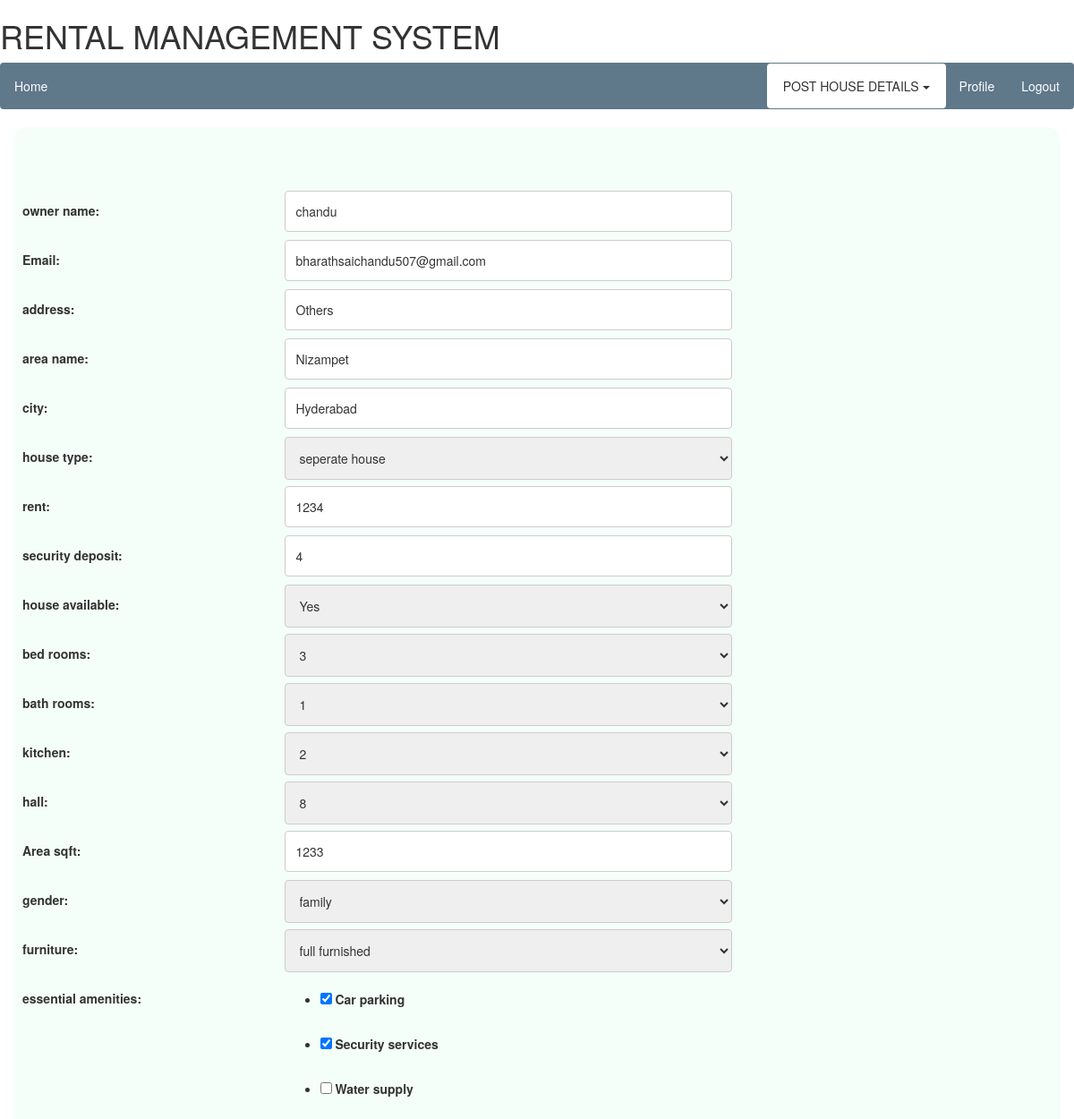
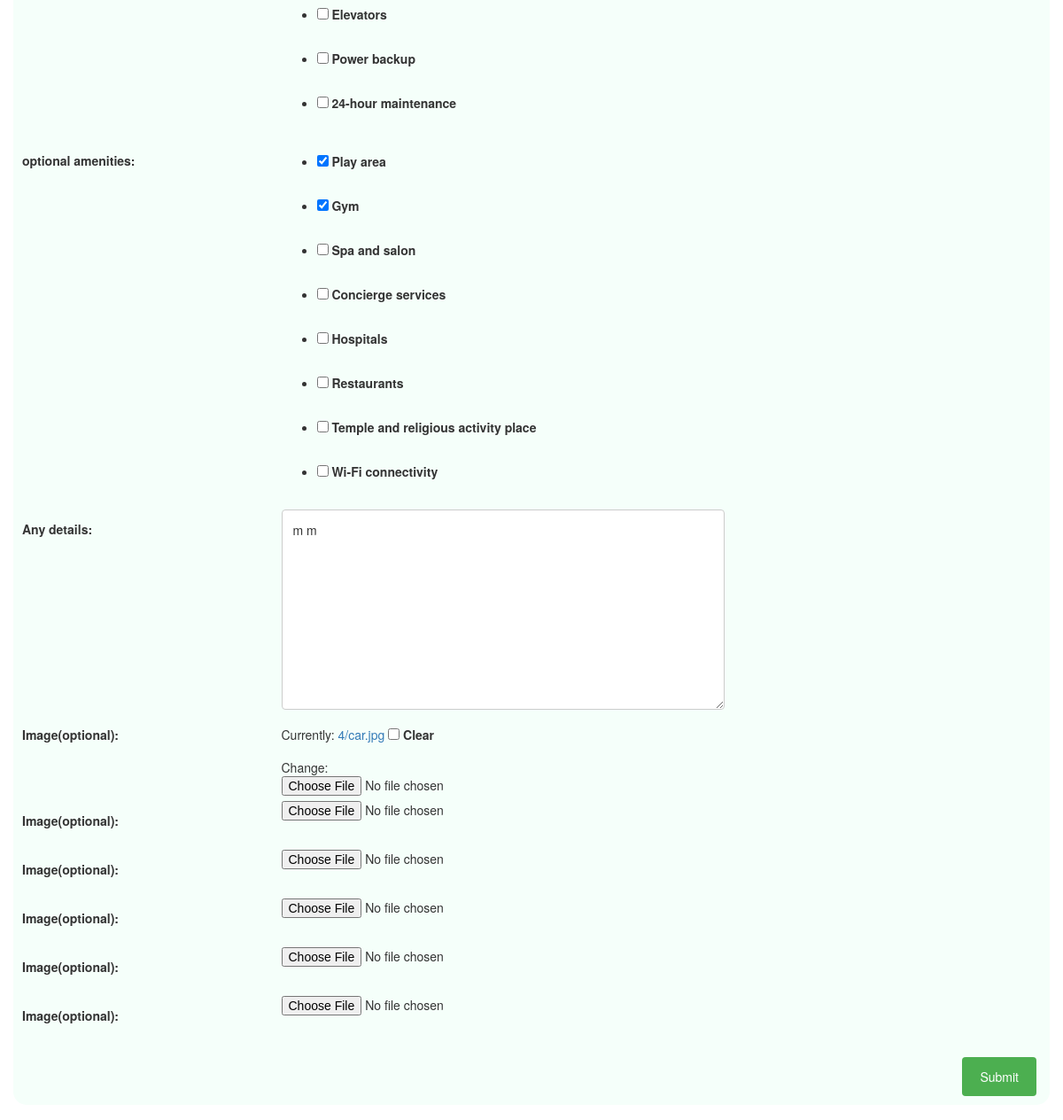
/entirehouselist/4/edit (signed in), run on the app's committed database (2 pictures, top to bottom).
### forum/models.py (models this page shows, shortened)
class entire_house(models.Model):
    user_name = models.CharField(max_length=120, null=True)
    user = models.CharField(max_length=120, null=True)
    email = models.EmailField(max_length=120, null=True)
    City = models.CharField(max_length=100, blank=False, null=True)
    Area = models.CharField(max_length=100, blank=False, null=True)
    Address = models.CharField(max_length=200, blank=False, null=True)
    house_type=(('flat','flat'),('seperate house','seperate house'))
    house=models.CharField(max_length=20,choices=house_type,default='flat')
    rent = models.IntegerField(default=0)
    securitydeposit = models.IntegerField(default=0)
    Numbers = [(i, i) for i in range(11)]
    Area_sqft = models.IntegerField(default=0)
    bed_rooms = models.IntegerField(choices=Numbers, default=0)
    bathrooms = models.IntegerField(choices=Numbers, default=0)
    kitchen = models.IntegerField(choices=Numbers, default=0)
    hall = models.IntegerField(choices=Numbers, default=0)
    gender_choices = (('male', 'male'), ('female', 'female'), ('family', 'family'), ('any', 'any'))
    gender = models.CharField(max_length=20, choices=gender_choices, default="any")
    Furniture_choices = (('full', 'full furnished'), ('semi', 'semi furnished'), ('no', 'no furnished'))
    Furniture = models.CharField(max_length=20, choices=Furniture_choices, default='full')
    available_choices = (('yes', 'Yes'), ('no', 'No'))
    Available = models.CharField(max_length=10, choices=available_choices, default='no')
    essential_amenities = (('parking', 'Car parking'),
                           ('security', 'Security services'),
                           ('water', 'Water supply'),
                           ('elevator', 'Elevators'),
                           ('power', 'Power backup'),
                           ('maintenance', '24-hour maintenance'))
    essentialamenities = MultiSelectField(choices=essential_amenities, default='parking')
    optional_amenities = (('play', 'Play area'),
                          ('gym', 'Gym'),
                          ('salon', 'Spa and salon'),
                          ('Concierge', 'Concierge services'),
                          ('hospital', 'Hospitals'),
                          ('restaurant', 'Restaurants'),
                          ('temples', 'Temple and religious activity place'),
                          ('wifi', 'Wi-Fi connectivity'))
    optionalamenities = MultiSelectField(choices=optional_amenities, default='play')
    description = models.TextField(blank=False, null=True)
    updated = models.DateTimeField(auto_now=True, auto_now_add=False)
    timestamp = models.DateTimeField(auto_now=False, auto_now_add=True)
    image1 = models.ImageField(upload_to=upload_location, verbose_name='Image(optional)', blank=True)
    image2 = models.ImageField(upload_to=upload_location, verbose_name='Image(optional)', blank=True)
    image3 = models.ImageField(upload_to=upload_location, verbose_name='Image(optional)', blank=True)
    image4 = models.ImageField(upload_to=upload_location, verbose_name='Image(optional)', blank=True)
    image5 = models.ImageField(upload_to=upload_location, verbose_name='Image(optional)', blank=True)
    image6 = models.ImageField(upload_to=upload_location, verbose_name='Image(optional)', blank=True)
    class Meta:
        ordering = ["-updated", "-timestamp"]

### forum/views.py (the view)
# urls.py: path('entirehouselist/<int:my_id>/edit',entirehousepostedit,name='entirehouseedit'),
@login_required
def entirehousepostedit(request,my_id=None):
    obj = entire_house.objects.get(id=my_id)
    a = []
    if obj.image1:
        a.append(obj.image1.url)
    if obj.image2:
        a.append(obj.image2.url)
    if obj.image3:
        a.append(obj.image3.url)
    if obj.image4:
        a.append(obj.image4.url)
    if obj.image5:
        a.append(obj.image5.url)
    if obj.image6:
        a.append(obj.image6.url)
    formset = modelformset_factory(Images,
                                   form=ImageForm, extra=6)  # queryset=Images.objects.all().filter(id=my_id))
    form = entirehouseform(request.POST or None, request.FILES or None, instance=obj)
    if form.is_valid():
        obj = form.save(commit=False)
        obj.save()
        messages.success(request, "updated")
        return HttpResponseRedirect(obj.get_absolute_url())
    try:
        obj = entire_house.objects.get(id=my_id)
    except question.DoesNotExist:
        raise Http404
    edit = 'edit'
    context = {'object': obj, "postForm": form, "send": edit}
    return render(request, 'post_entire_house.html', context)

### templates/post_entire_house.html (shortened to what this page needs)
<html lang="en">
<head>
  <link rel="stylesheet" href="https://maxcdn.bootstrapcdn.com/bootstrap/3.3.7/css/bootstrap.min.css">
</head>
    <body>
    <h1>RENTAL MANAGEMENT SYSTEM</h1>
    <header class="site-header">
      <nav class="navbar navbar-expand-md navbar-dark bg-steel fixed-top">
        <div class="containered">
            <ul class="nav navbar-nav navbar-left">
        <li class="nav-item">  <a class="nav-item nav-link"  href="{% url 'home' %}"> Home</a>
        </li></ul>
          <div class="collapse navbar-collapse" id="navbarToggle">
            <ul class="nav navbar-nav navbar-right">
              {% if user.is_authenticated %}
               <li class="nav-item">
                   <div class="dropdown">
    <button class="btn  dropdown-toggle " type="button" data-toggle="dropdown" >POST HOUSE DETAILS
    <span class="caret"></span></button>
  </div>
                <li class="nav-item"><a class="nav-item nav-link" href="{% url 'profile' %}">Profile</a>    </li>
                <li class="nav-item"><a class="nav-item nav-link" href="{% url 'logout' %}">Logout</a>    </li>
              {% else %}
                <li class="nav-item"><a class="nav-item nav-link" href="{% url 'login' %}">Login</a>    </li>
                <li class="nav-item"><a class="nav-item nav-link" href="{% url 'signup' %}">Register</a>    </li>
              {% endif %}
            </ul>
          </div>
        </div>
      </nav>
    </header>
<div class="container">
<form id="post_form" method="post" action="" enctype="multipart/form-data">
<br/>
    {% for field in postForm  %}
<div class="row">
    <div class="col-25">
     {{field.label_tag}}
    </div>
    <div class="inputgap">{{ field }}</div>
</div>
  {% endfor %}
<br/>
    <input type="submit" name="submit" value="Submit" />
</form>
</div>
</body>
</html>

### templates/post_entire_house.html (style rules this page uses)
.container { border-radius: 15px; background-color: #F5FFFA; padding: 10px; margin-bottom: 80px; }
body { background: #f2f2f2; color: #333333; margin-top: 5rem; }
.btn { min-width:200px; min-height:50px; background-color:#ffffff; }
h1, h2, h3, h4, h5, h6 { color: #444444; }
ul { margin: 0; }
.bg-steel { background-color: #5f788a; }
.site-header .navbar-nav .nav-link { color: #ffffff; }
div.col-25 { float: left; width: 25%; margin-top: 6px; margin-left:10px; }
.row:after { content: " "; display: table; clear: both; }
* { box-sizing: border-box; }
input[type=text], select, textarea { width: 100%; padding: 12px; border: 1px solid #ccc; border-radius: 4px; resize: vertical; }
label { padding: 12px 12px 12px 0; display: inline-block; }
input[type=submit] { background-color: #4CAF50; color: white; padding: 12px 20px; border: none; border-radius: 4px; cursor: pointer; float: right; }
div.inputgap { float: left; width: 70%; margin-top: 6px; }
input[type=number] { width: 100%; padding: 12px; border: 1px solid #ccc; border-radius: 4px; resize: vertical; }

### data on the page
entire_house: postForm "chandu" "bharathsaichandu507@gmail.com" "Others" "Nizampet" "Hyderabad" "seperate house" "1234" "4" "Yes" "3" "1" "2" "8" "1233" "family" "full furnished" "☑ ☑ ☐ ☐ ☐ ☐" "☑ ☑ ☐ ☐ ☐ ☐ ☐ ☐" "m m"

### other printed values
{{ field.label_tag }} "owner name:" "Email:" "address:" "area name:" "city:" "house type:" "rent:" "security deposit:" "house available:" "bed rooms:" "bath rooms:" "kitchen:" "hall:" "Area sqft:" "gender:" "furniture:" "essential amenities:" "optional amenities:" "Any details:" "Image(optional):" "Image(optional):" "Image(optional):" "Image(optional):" "Image(optional):" "Image(optional):"
